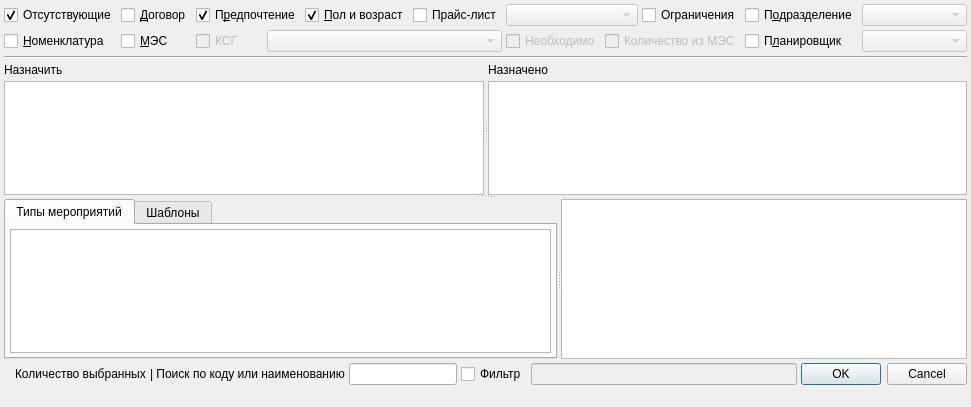
<?xml version="1.0" encoding="UTF-8"?>
<ui version="4.0">
 <class>ActionTypesSelectorDialog</class>
 <widget class="QDialog" name="ActionTypesSelectorDialog">
  <property name="geometry">
   <rect>
    <x>0</x>
    <y>0</y>
    <width>971</width>
    <height>407</height>
   </rect>
  </property>
  <property name="windowTitle">
   <string>Выберите действия</string>
  </property>
  <property name="sizeGripEnabled">
   <bool>false</bool>
  </property>
  <layout class="QGridLayout" name="gridLayout_2">
   <property name="margin">
    <number>4</number>
   </property>
   <property name="spacing">
    <number>4</number>
   </property>
   <item row="3" column="1">
    <widget class="QCheckBox" name="chkFindFilter">
     <property name="text">
      <string>Фильтр</string>
     </property>
    </widget>
   </item>
   <item row="3" column="3">
    <widget class="QDialogButtonBox" name="buttonBox">
     <property name="sizePolicy">
      <sizepolicy hsizetype="Fixed" vsizetype="Fixed">
       <horstretch>0</horstretch>
       <verstretch>0</verstretch>
      </sizepolicy>
     </property>
     <property name="standardButtons">
      <set>QDialogButtonBox::Cancel|QDialogButtonBox::Ok</set>
     </property>
    </widget>
   </item>
   <item row="0" column="0" colspan="4">
    <widget class="QWidget" name="pnlFilter" native="true">
     <layout class="QGridLayout" name="gridLayout">
      <property name="margin">
       <number>0</number>
      </property>
      <property name="spacing">
       <number>4</number>
      </property>
      <item row="0" column="10">
       <widget class="QCheckBox" name="chkOrgStructure">
        <property name="sizePolicy">
         <sizepolicy hsizetype="Maximum" vsizetype="Fixed">
          <horstretch>0</horstretch>
          <verstretch>0</verstretch>
         </sizepolicy>
        </property>
        <property name="text">
         <string>П&amp;одразделение</string>
        </property>
        <property name="checked">
         <bool>false</bool>
        </property>
       </widget>
      </item>
      <item row="1" column="1">
       <widget class="QCheckBox" name="chkMes">
        <property name="sizePolicy">
         <sizepolicy hsizetype="Maximum" vsizetype="Fixed">
          <horstretch>0</horstretch>
          <verstretch>0</verstretch>
         </sizepolicy>
        </property>
        <property name="text">
         <string>&amp;МЭС</string>
        </property>
       </widget>
      </item>
      <item row="1" column="0">
       <widget class="QCheckBox" name="chkNomenclative">
        <property name="sizePolicy">
         <sizepolicy hsizetype="Maximum" vsizetype="Fixed">
          <horstretch>0</horstretch>
          <verstretch>0</verstretch>
         </sizepolicy>
        </property>
        <property name="text">
         <string>&amp;Номенклатура</string>
        </property>
       </widget>
      </item>
      <item row="0" column="1">
       <widget class="QCheckBox" name="chkContract">
        <property name="enabled">
         <bool>true</bool>
        </property>
        <property name="sizePolicy">
         <sizepolicy hsizetype="Maximum" vsizetype="Fixed">
          <horstretch>0</horstretch>
          <verstretch>0</verstretch>
         </sizepolicy>
        </property>
        <property name="text">
         <string>&amp;Договор</string>
        </property>
       </widget>
      </item>
      <item row="0" column="9">
       <widget class="QCheckBox" name="chkContractTariffLimitations">
        <property name="sizePolicy">
         <sizepolicy hsizetype="Maximum" vsizetype="Fixed">
          <horstretch>0</horstretch>
          <verstretch>0</verstretch>
         </sizepolicy>
        </property>
        <property name="text">
         <string>Ограничения</string>
        </property>
       </widget>
      </item>
      <item row="0" column="5">
       <widget class="QCheckBox" name="chkSexAndAge">
        <property name="sizePolicy">
         <sizepolicy hsizetype="Maximum" vsizetype="Fixed">
          <horstretch>0</horstretch>
          <verstretch>0</verstretch>
         </sizepolicy>
        </property>
        <property name="text">
         <string>&amp;Пол и возраст</string>
        </property>
        <property name="checked">
         <bool>true</bool>
        </property>
       </widget>
      </item>
      <item row="0" column="11">
       <widget class="COrgStructureComboBox" name="cmbOrgStructure">
        <property name="enabled">
         <bool>false</bool>
        </property>
        <property name="sizePolicy">
         <sizepolicy hsizetype="Expanding" vsizetype="Fixed">
          <horstretch>0</horstretch>
          <verstretch>0</verstretch>
         </sizepolicy>
        </property>
        <property name="sizeAdjustPolicy">
         <enum>QComboBox::AdjustToMinimumContentsLength</enum>
        </property>
       </widget>
      </item>
      <item row="0" column="6">
       <widget class="QCheckBox" name="chkPriceList">
        <property name="sizePolicy">
         <sizepolicy hsizetype="Maximum" vsizetype="Fixed">
          <horstretch>0</horstretch>
          <verstretch>0</verstretch>
         </sizepolicy>
        </property>
        <property name="text">
         <string>Прайс-лист</string>
        </property>
       </widget>
      </item>
      <item row="1" column="2" colspan="2">
       <widget class="QCheckBox" name="chkCSG">
        <property name="enabled">
         <bool>false</bool>
        </property>
        <property name="sizePolicy">
         <sizepolicy hsizetype="Maximum" vsizetype="Fixed">
          <horstretch>0</horstretch>
          <verstretch>0</verstretch>
         </sizepolicy>
        </property>
        <property name="text">
         <string>КСГ</string>
        </property>
       </widget>
      </item>
      <item row="0" column="2" colspan="3">
       <widget class="QCheckBox" name="chkPreferable">
        <property name="sizePolicy">
         <sizepolicy hsizetype="Maximum" vsizetype="Fixed">
          <horstretch>0</horstretch>
          <verstretch>0</verstretch>
         </sizepolicy>
        </property>
        <property name="text">
         <string>П&amp;редпочтение</string>
        </property>
        <property name="checked">
         <bool>true</bool>
        </property>
       </widget>
      </item>
      <item row="0" column="0">
       <widget class="QCheckBox" name="chkOnlyNotExists">
        <property name="sizePolicy">
         <sizepolicy hsizetype="Maximum" vsizetype="Fixed">
          <horstretch>0</horstretch>
          <verstretch>0</verstretch>
         </sizepolicy>
        </property>
        <property name="text">
         <string>Отсутствующие</string>
        </property>
        <property name="checked">
         <bool>true</bool>
        </property>
       </widget>
      </item>
      <item row="1" column="11">
       <widget class="CRBComboBox" name="cmbSpeciality">
        <property name="enabled">
         <bool>false</bool>
        </property>
        <property name="sizePolicy">
         <sizepolicy hsizetype="Expanding" vsizetype="Fixed">
          <horstretch>0</horstretch>
          <verstretch>0</verstretch>
         </sizepolicy>
        </property>
        <property name="sizeAdjustPolicy">
         <enum>QComboBox::AdjustToMinimumContentsLength</enum>
        </property>
       </widget>
      </item>
      <item row="1" column="7" colspan="3">
       <layout class="QHBoxLayout" name="horizontalLayout">
        <property name="spacing">
         <number>4</number>
        </property>
        <item>
         <widget class="QCheckBox" name="chkIsNecessary">
          <property name="enabled">
           <bool>false</bool>
          </property>
          <property name="sizePolicy">
           <sizepolicy hsizetype="Maximum" vsizetype="Fixed">
            <horstretch>0</horstretch>
            <verstretch>0</verstretch>
           </sizepolicy>
          </property>
          <property name="text">
           <string>Необходимо</string>
          </property>
         </widget>
        </item>
        <item>
         <widget class="QCheckBox" name="chkAmountFromMES">
          <property name="enabled">
           <bool>false</bool>
          </property>
          <property name="sizePolicy">
           <sizepolicy hsizetype="Maximum" vsizetype="Fixed">
            <horstretch>0</horstretch>
            <verstretch>0</verstretch>
           </sizepolicy>
          </property>
          <property name="text">
           <string>Количество из МЭС</string>
          </property>
         </widget>
        </item>
       </layout>
      </item>
      <item row="0" column="7" colspan="2">
       <widget class="CIndependentContractComboBox" name="cmbPriceListContract">
        <property name="enabled">
         <bool>false</bool>
        </property>
        <property name="sizePolicy">
         <sizepolicy hsizetype="Preferred" vsizetype="Fixed">
          <horstretch>0</horstretch>
          <verstretch>0</verstretch>
         </sizepolicy>
        </property>
       </widget>
      </item>
      <item row="1" column="10">
       <widget class="QCheckBox" name="chkPlanner">
        <property name="sizePolicy">
         <sizepolicy hsizetype="Maximum" vsizetype="Fixed">
          <horstretch>0</horstretch>
          <verstretch>0</verstretch>
         </sizepolicy>
        </property>
        <property name="text">
         <string>П&amp;ланировщик</string>
        </property>
       </widget>
      </item>
      <item row="1" column="4" colspan="3">
       <widget class="CActionCSGComboBox" name="cmbCSG">
        <property name="enabled">
         <bool>false</bool>
        </property>
        <property name="sizePolicy">
         <sizepolicy hsizetype="Preferred" vsizetype="Fixed">
          <horstretch>0</horstretch>
          <verstretch>0</verstretch>
         </sizepolicy>
        </property>
       </widget>
      </item>
     </layout>
    </widget>
   </item>
   <item row="4" column="0">
    <widget class="QLabel" name="lblMesInfo">
     <property name="text">
      <string/>
     </property>
    </widget>
   </item>
   <item row="2" column="0" colspan="4">
    <widget class="QSplitter" name="splitter_2">
     <property name="orientation">
      <enum>Qt::Vertical</enum>
     </property>
     <widget class="QWidget" name="pnlSelectedActionTypes" native="true">
      <layout class="QVBoxLayout" name="verticalLayout_4">
       <property name="spacing">
        <number>4</number>
       </property>
       <property name="margin">
        <number>0</number>
       </property>
       <item>
        <widget class="QSplitter" name="splSelectedActionTypes">
         <property name="orientation">
          <enum>Qt::Horizontal</enum>
         </property>
         <widget class="QWidget" name="pnlSelectedActionTypes_2" native="true">
          <layout class="QVBoxLayout" name="verticalLayout_3">
           <property name="spacing">
            <number>4</number>
           </property>
           <property name="margin">
            <number>0</number>
           </property>
           <item>
            <widget class="QLabel" name="lblSelectedActionTypes">
             <property name="text">
              <string>Назначить</string>
             </property>
            </widget>
           </item>
           <item>
            <widget class="CCheckedActionsTableView" name="tblSelectedActionTypes"/>
           </item>
          </layout>
          <zorder>tblSelectedActionTypes</zorder>
          <zorder>lblSelectedActionTypes</zorder>
         </widget>
         <widget class="QWidget" name="pnlExistsClientActions" native="true">
          <layout class="QVBoxLayout" name="verticalLayout_2">
           <property name="spacing">
            <number>4</number>
           </property>
           <property name="margin">
            <number>0</number>
           </property>
           <item>
            <widget class="QLabel" name="lblExistsClientActions">
             <property name="text">
              <string>Назначено</string>
             </property>
            </widget>
           </item>
           <item>
            <widget class="CTableView" name="tblExistsClientActions">
             <property name="toolTip">
              <string>Список ранее назначенных мероприятий</string>
             </property>
            </widget>
           </item>
          </layout>
         </widget>
        </widget>
       </item>
      </layout>
     </widget>
     <widget class="QWidget" name="pnlActionTypes" native="true">
      <property name="sizePolicy">
       <sizepolicy hsizetype="Preferred" vsizetype="Preferred">
        <horstretch>0</horstretch>
        <verstretch>0</verstretch>
       </sizepolicy>
      </property>
      <layout class="QVBoxLayout" name="verticalLayout_5">
       <property name="spacing">
        <number>0</number>
       </property>
       <property name="margin">
        <number>0</number>
       </property>
       <item>
        <widget class="QSplitter" name="splitter">
         <property name="orientation">
          <enum>Qt::Horizontal</enum>
         </property>
         <widget class="QTabWidget" name="tabWgtActionTypes">
          <property name="currentIndex">
           <number>0</number>
          </property>
          <widget class="QWidget" name="tabActionTypes">
           <attribute name="title">
            <string>Типы мероприятий</string>
           </attribute>
           <layout class="QVBoxLayout" name="verticalLayout">
            <property name="spacing">
             <number>4</number>
            </property>
            <property name="margin">
             <number>4</number>
            </property>
            <item>
             <widget class="QTreeView" name="treeActionTypeGroups"/>
            </item>
           </layout>
          </widget>
          <widget class="QWidget" name="tabActionTypesTemplates">
           <attribute name="title">
            <string>Шаблоны</string>
           </attribute>
           <layout class="QGridLayout" name="gridLayout_3">
            <property name="margin">
             <number>4</number>
            </property>
            <property name="spacing">
             <number>4</number>
            </property>
            <item row="0" column="3">
             <widget class="QLineEdit" name="edtFindTemplates"/>
            </item>
            <item row="1" column="1" colspan="3">
             <widget class="CTableView" name="tblTemplates"/>
            </item>
            <item row="0" column="1" colspan="2">
             <widget class="QPushButton" name="btnFindTemplates">
              <property name="text">
               <string>Поиск</string>
              </property>
             </widget>
            </item>
           </layout>
          </widget>
         </widget>
         <widget class="CTableView" name="tblActionTypes"/>
        </widget>
       </item>
      </layout>
     </widget>
    </widget>
   </item>
   <item row="3" column="0">
    <widget class="QWidget" name="pnlWidgets" native="true">
     <property name="sizePolicy">
      <sizepolicy hsizetype="Expanding" vsizetype="Preferred">
       <horstretch>0</horstretch>
       <verstretch>0</verstretch>
      </sizepolicy>
     </property>
     <layout class="QHBoxLayout" name="horizontalLayout_2">
      <property name="margin">
       <number>0</number>
      </property>
      <item>
       <widget class="QLabel" name="lblDeposit">
        <property name="text">
         <string/>
        </property>
       </widget>
      </item>
      <item>
       <widget class="QLabel" name="lblSelectedCount">
        <property name="sizePolicy">
         <sizepolicy hsizetype="Maximum" vsizetype="Fixed">
          <horstretch>0</horstretch>
          <verstretch>0</verstretch>
         </sizepolicy>
        </property>
        <property name="text">
         <string>Количество выбранных</string>
        </property>
       </widget>
      </item>
      <item>
       <widget class="QLabel" name="lblFindByCode">
        <property name="sizePolicy">
         <sizepolicy hsizetype="Maximum" vsizetype="Fixed">
          <horstretch>0</horstretch>
          <verstretch>0</verstretch>
         </sizepolicy>
        </property>
        <property name="text">
         <string>| Поиск по коду или наименованию</string>
        </property>
       </widget>
      </item>
      <item>
       <widget class="QLineEdit" name="edtFindByCode">
        <property name="sizePolicy">
         <sizepolicy hsizetype="Expanding" vsizetype="Fixed">
          <horstretch>0</horstretch>
          <verstretch>0</verstretch>
         </sizepolicy>
        </property>
       </widget>
      </item>
     </layout>
    </widget>
   </item>
   <item row="1" column="0" colspan="4">
    <widget class="Line" name="line">
     <property name="orientation">
      <enum>Qt::Horizontal</enum>
     </property>
    </widget>
   </item>
   <item row="3" column="2">
    <widget class="QLineEdit" name="edtFindFilter">
     <property name="enabled">
      <bool>false</bool>
     </property>
    </widget>
   </item>
  </layout>
 </widget>
 <layoutdefault spacing="4" margin="4"/>
 <customwidgets>
  <customwidget>
   <class>CActionCSGComboBox</class>
   <extends>QComboBox</extends>
   <header>Events/Utils.h</header>
  </customwidget>
  <customwidget>
   <class>CRBComboBox</class>
   <extends>QComboBox</extends>
   <header>library/crbcombobox.h</header>
  </customwidget>
  <customwidget>
   <class>COrgStructureComboBox</class>
   <extends>QComboBox</extends>
   <header>Orgs/OrgStructComboBoxes.h</header>
  </customwidget>
  <customwidget>
   <class>CTableView</class>
   <extends>QTableView</extends>
   <header>library/TableView.h</header>
  </customwidget>
  <customwidget>
   <class>CCheckedActionsTableView</class>
   <extends>QTableView</extends>
   <header>Events/ActionsSelectorSelectedTable.h</header>
  </customwidget>
  <customwidget>
   <class>CIndependentContractComboBox</class>
   <extends>QComboBox</extends>
   <header>Orgs/OrgComboBox.h</header>
  </customwidget>
 </customwidgets>
 <tabstops>
  <tabstop>chkOnlyNotExists</tabstop>
  <tabstop>chkContract</tabstop>
  <tabstop>chkPreferable</tabstop>
  <tabstop>chkSexAndAge</tabstop>
  <tabstop>chkPriceList</tabstop>
  <tabstop>cmbPriceListContract</tabstop>
  <tabstop>chkContractTariffLimitations</tabstop>
  <tabstop>chkOrgStructure</tabstop>
  <tabstop>cmbOrgStructure</tabstop>
  <tabstop>chkNomenclative</tabstop>
  <tabstop>chkMes</tabstop>
  <tabstop>chkCSG</tabstop>
  <tabstop>cmbCSG</tabstop>
  <tabstop>chkIsNecessary</tabstop>
  <tabstop>chkAmountFromMES</tabstop>
  <tabstop>chkPlanner</tabstop>
  <tabstop>cmbSpeciality</tabstop>
  <tabstop>tblSelectedActionTypes</tabstop>
  <tabstop>tblExistsClientActions</tabstop>
  <tabstop>tabWgtActionTypes</tabstop>
  <tabstop>treeActionTypeGroups</tabstop>
  <tabstop>btnFindTemplates</tabstop>
  <tabstop>edtFindTemplates</tabstop>
  <tabstop>tblTemplates</tabstop>
  <tabstop>tblActionTypes</tabstop>
  <tabstop>edtFindByCode</tabstop>
  <tabstop>chkFindFilter</tabstop>
  <tabstop>edtFindFilter</tabstop>
  <tabstop>buttonBox</tabstop>
 </tabstops>
 <resources/>
 <connections>
  <connection>
   <sender>buttonBox</sender>
   <signal>accepted()</signal>
   <receiver>ActionTypesSelectorDialog</receiver>
   <slot>accept()</slot>
   <hints>
    <hint type="sourcelabel">
     <x>846</x>
     <y>315</y>
    </hint>
    <hint type="destinationlabel">
     <x>383</x>
     <y>303</y>
    </hint>
   </hints>
  </connection>
  <connection>
   <sender>buttonBox</sender>
   <signal>rejected()</signal>
   <receiver>ActionTypesSelectorDialog</receiver>
   <slot>reject()</slot>
   <hints>
    <hint type="sourcelabel">
     <x>846</x>
     <y>315</y>
    </hint>
    <hint type="destinationlabel">
     <x>486</x>
     <y>303</y>
    </hint>
   </hints>
  </connection>
  <connection>
   <sender>chkMes</sender>
   <signal>toggled(bool)</signal>
   <receiver>chkIsNecessary</receiver>
   <slot>setEnabled(bool)</slot>
   <hints>
    <hint type="sourcelabel">
     <x>199</x>
     <y>63</y>
    </hint>
    <hint type="destinationlabel">
     <x>619</x>
     <y>61</y>
    </hint>
   </hints>
  </connection>
  <connection>
   <sender>chkPlanner</sender>
   <signal>toggled(bool)</signal>
   <receiver>cmbSpeciality</receiver>
   <slot>setEnabled(bool)</slot>
   <hints>
    <hint type="sourcelabel">
     <x>869</x>
     <y>61</y>
    </hint>
    <hint type="destinationlabel">
     <x>1016</x>
     <y>65</y>
    </hint>
   </hints>
  </connection>
  <connection>
   <sender>chkOrgStructure</sender>
   <signal>toggled(bool)</signal>
   <receiver>cmbOrgStructure</receiver>
   <slot>setEnabled(bool)</slot>
   <hints>
    <hint type="sourcelabel">
     <x>879</x>
     <y>26</y>
    </hint>
    <hint type="destinationlabel">
     <x>1016</x>
     <y>32</y>
    </hint>
   </hints>
  </connection>
  <connection>
   <sender>chkPriceList</sender>
   <signal>toggled(bool)</signal>
   <receiver>cmbPriceListContract</receiver>
   <slot>setEnabled(bool)</slot>
   <hints>
    <hint type="sourcelabel">
     <x>519</x>
     <y>24</y>
    </hint>
    <hint type="destinationlabel">
     <x>639</x>
     <y>26</y>
    </hint>
   </hints>
  </connection>
  <connection>
   <sender>chkFindFilter</sender>
   <signal>toggled(bool)</signal>
   <receiver>edtFindFilter</receiver>
   <slot>setEnabled(bool)</slot>
   <hints>
    <hint type="sourcelabel">
     <x>553</x>
     <y>334</y>
    </hint>
    <hint type="destinationlabel">
     <x>840</x>
     <y>335</y>
    </hint>
   </hints>
  </connection>
  <connection>
   <sender>chkFindFilter</sender>
   <signal>toggled(bool)</signal>
   <receiver>edtFindByCode</receiver>
   <slot>setDisabled(bool)</slot>
   <hints>
    <hint type="sourcelabel">
     <x>553</x>
     <y>334</y>
    </hint>
    <hint type="destinationlabel">
     <x>480</x>
     <y>335</y>
    </hint>
   </hints>
  </connection>
  <connection>
   <sender>chkCSG</sender>
   <signal>toggled(bool)</signal>
   <receiver>cmbCSG</receiver>
   <slot>setEnabled(bool)</slot>
   <hints>
    <hint type="sourcelabel">
     <x>239</x>
     <y>53</y>
    </hint>
    <hint type="destinationlabel">
     <x>399</x>
     <y>53</y>
    </hint>
   </hints>
  </connection>
 </connections>
</ui>
